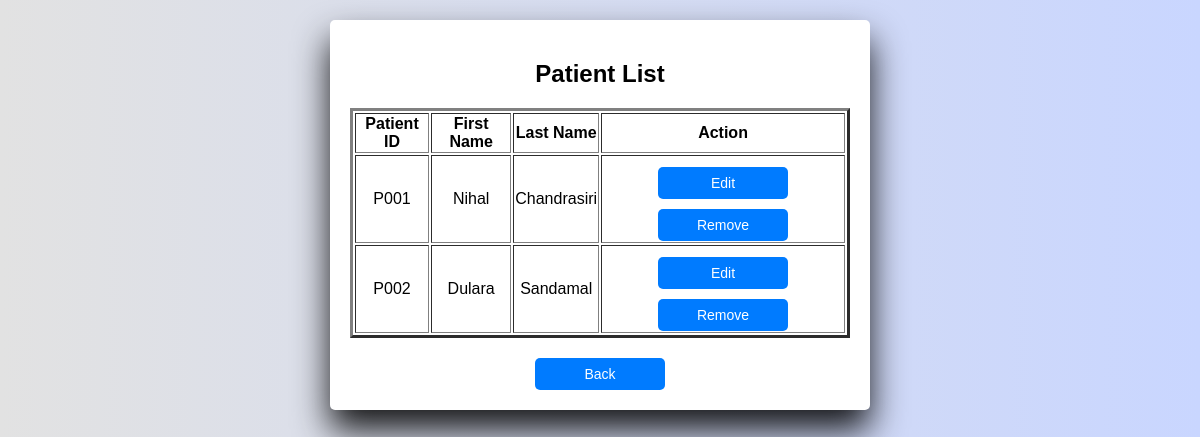
Page /adminselectpatients.php on the committed database.
### tables this page shows
CREATE TABLE IF NOT EXISTS `patientdetails` (
  `firstname` varchar(150) NOT NULL,
  `lastname` varchar(150) NOT NULL,
  `patientID` varchar(150) NOT NULL,
  `password` int(150) NOT NULL,
  PRIMARY KEY (`patientID`)
);

### adminselectpatients.php (the view, shortened to what this page needs)
<?php
$servername = "localhost";
$username = "root";
$password = "";
$dbname = "Care Compass Hospital";
$conn = new mysqli($servername, $username, $password, $dbname);
$sql = "SELECT * FROM patientdetails";
$result = $conn->query($sql);
?>
<!DOCTYPE html>
<html lang="en">
<head>
</head>
<body>
    <div class="container">
    <h2>Patient List</h2>
    <table border="3">
        <tr>
            <th>Patient ID</th>
            <th>First Name</th>
            <th>Last Name</th>
            <th>Action</th>
        </tr>
        <?php
        if ($result->num_rows > 0) {
            while($row = $result->fetch_assoc()) {
                echo "<tr>";
                echo "<td>" . $row['patientID'] . "</td>";
                echo "<td>" . $row['firstname'] . "</td>";
                echo "<td>" . $row['lastname'] . "</td>";
                echo "<td>
                            <a href='changepatientdetails.php?patientID=" . $row['patientID'] . "' class='btn'>Edit</a>
                            <a href='removepatient.php?patientID=" . $row['patientID'] . "' onclick='return confirm(\"Are you sure you want to remove this patient?\");' class='btn'>Remove</a>
                        </td>";
                echo "</tr>";
            }
        } else {
            echo "<tr><td colspan='5'>No patient found</td></tr>";
        }
        ?>
    </table>
    <div style="text-align: center; margin-top: 10px;">
    <a href="admindashboard.php" class="btn">Back</a>
    </div>
    </div>
</body>
</html>

### adminselectpatients.php (style rules this page uses)
body { font-family: Arial, sans-serif; margin: 0; padding: 20px; background-color: rgb(14, 137, 185); background: linear-gradient(to right, #e2e2e2, #c9d6ff); }
.container { max-width: 500px; margin: auto; background: white; padding: 20px; border-radius: 5px; box-shadow: 0 20px 35px rgba(0, 0, 1, 0.9); }
table { text-align: center; }
h2 { text-align: center; }
.btn { display: inline-block; padding: 8px 15px; font-size: 14px; background-color: #007bff; color: white; border: none; border-radius: 5px; text-decoration: none; cursor: pointer; text-align: center; width: 100px; text-align: center; margin-top: 10px; }

### rows in the picture
patientdetails: patientID "P001", firstname "Nihal", lastname "Chandrasiri"
patientdetails: patientID "P002", firstname "Dulara", lastname "Sandamal"
